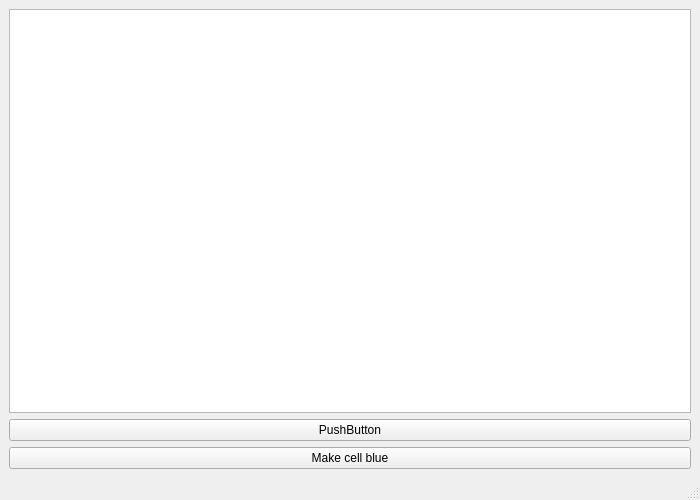
<?xml version="1.0" encoding="UTF-8"?>
<ui version="4.0">
 <class>MainWindow</class>
 <widget class="QMainWindow" name="MainWindow">
  <property name="geometry">
   <rect>
    <x>0</x>
    <y>0</y>
    <width>700</width>
    <height>500</height>
   </rect>
  </property>
  <property name="windowTitle">
   <string>MainWindow</string>
  </property>
  <widget class="QWidget" name="centralwidget">
   <layout class="QVBoxLayout" name="verticalLayout">
    <item>
     <widget class="QTableWidget" name="tableWidget"/>
    </item>
    <item>
     <widget class="QPushButton" name="pushButton">
      <property name="text">
       <string>PushButton</string>
      </property>
     </widget>
    </item>
    <item>
     <widget class="QPushButton" name="pushButton_2">
      <property name="text">
       <string>Make cell blue</string>
      </property>
     </widget>
    </item>
   </layout>
  </widget>
  <widget class="QMenuBar" name="menubar">
   <property name="geometry">
    <rect>
     <x>0</x>
     <y>0</y>
     <width>700</width>
     <height>21</height>
    </rect>
   </property>
  </widget>
  <widget class="QStatusBar" name="statusbar"/>
 </widget>
 <resources/>
 <connections/>
</ui>
